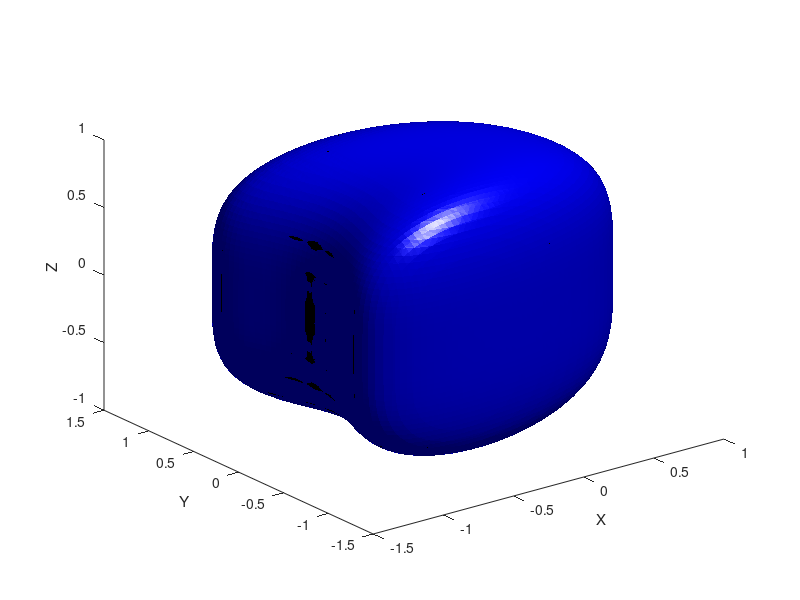

Write MATLAB code to recreate this figure. (Note: this script raises an error after producing the figure.)
%%% DRAW S
f= @(x,y,z) x.^2 + x.*y.^2 + y.^4 + z.^4;
minx = -2; maxx = 2;
miny = -2; maxy = 2;
minz = -2; maxz = 2;
N = 100;
xv = linspace(minx, maxx, N);
yv = linspace(miny, maxy, N);
zv = linspace(minz, maxz, N);
[X, Y, Z] = meshgrid(xv, yv, zv);
D = f(X, Y, Z);
%cla
p1 = patch(isosurface(X, Y, Z, D, 1));
set(p1, 'FaceColor','b', 'FaceAlpha',.1, 'EdgeAlpha',.0)
xlabel('X');
ylabel('Y');
zlabel('Z');
view(3)
%axis vis3d
%colormap winter
camlight
hold on 

%%% DRAW Contours
minx = -2; maxx = 2;
miny = -2; maxy = 2;
minz = -2; maxz = 2;
N = 20;
xv = linspace(minx, maxx, N);
yv = linspace(miny, maxy, N);
zv = linspace(minz, maxz, N);
[X, Y, Z] = meshgrid(xv, yv, zv);
D = f(X, Y, Z);
p3 = patch(isosurface(X, Y, Z, D, 1));
set(p3, 'FaceAlpha',.0, 'EdgeAlpha',.15)




%%% DRAW F
minx = -0.5; maxx = 0.5;
miny = -0.5; maxy = 0.5;
minz = 0; maxz = 2;
N = 300;
xv = linspace(minx, maxx, N);
yv = linspace(miny, maxy, N);
zv = linspace(minz, maxz, N);
[X, Y, Z] = meshgrid(xv, yv, zv);
D = f(X, Y, Z);
p2 = patch(isosurface(X, Y, Z, D, 1));
set(p2,'FaceColor','b', 'FaceAlpha',1, 'EdgeAlpha',.0);

%%% DRAW smaller Fs
for t = 0.000:0.00001:0.0002
    x = p2.XData;
    y = p2.YData;
    z = p2.ZData;
    x = x(1:end, 1:2000:end);
    y = y(1:end, 1:2000:end);
    z = z(1:end, 1:2000:end);
    x = t^(1/2).*x;
    y = t^(1/4).*y;
    z = t^(1/4).*z;
    surf(x,y,z, 'Marker', '.', 'MarkerEdgeColor','r', 'MarkerSize',0.25, 'FaceAlpha', 0, 'EdgeAlpha', 0);
    %set(p2, 'Marker','.' , 'FaceColor','r', 'FaceAlpha',.0, 'EdgeAlpha',.0);
end
for t = 0.000:0.0004:0.05
    x = p2.XData;
    y = p2.YData;
    z = p2.ZData;
    x = x(1:end, 1:1000:end);
    y = y(1:end, 1:1000:end);
    z = z(1:end, 1:1000:end);
    x = t^(1/2).*x;
    y = t^(1/4).*y;
    z = t^(1/4).*z;
    surf(x,y,z, 'Marker', '.', 'MarkerEdgeColor','r', 'MarkerSize',0.25, 'FaceAlpha', 0, 'EdgeAlpha', 0);
    %set(p2, 'Marker','.' , 'FaceColor','r', 'FaceAlpha',.0, 'EdgeAlpha',.0);
end
for t = 0.001:0.0025:0.95
    x = p2.XData;
    y = p2.YData;
    z = p2.ZData;
    x = x(1:end, 1:100:end);
    y = y(1:end, 1:100:end);
    z = z(1:end, 1:100:end);
    x = t^(1/2).*x;
    y = t^(1/4).*y;
    z = t^(1/4).*z;
    surf(x,y,z, 'Marker', '.', 'MarkerEdgeColor','r', 'MarkerSize',0.5, 'FaceAlpha', 0, 'EdgeAlpha', 0);
    %set(p2, 'Marker','.' , 'FaceColor','r', 'FaceAlpha',.0, 'EdgeAlpha',.0);
end














%%%%%%%%%%%%%%%%%%%%%%%%%%%%%%%%%%

% draw first line
N = 1000 ;
t = linspace(0,1,N) ;
x = 0.5.*t.^(1/2);
y = 0.5.*t.^(1/4) ;
z = 0.8612.*t.^(1/4);
plot3(x,y,z, '-', 'Color','k', 'LineWidth',1.5)

% draw second line
N = 1000 ;
t = linspace(0,1,N) ;
x = -0.5.*t.^(1/2);
y = 0.5.*t.^(1/4) ;
z = 0.9494.*t.^(1/4);
plot3(x,y,z, '-', 'Color','k', 'LineWidth',1.5)

% draw third line
N = 1000 ;
t = linspace(0,1,N) ;
x = -0.5.*t.^(1/2);
y = -0.5.*t.^(1/4) ;
z = 0.9494.*t.^(1/4);
plot3(x,y,z, '-', 'Color','k', 'LineWidth',1.5)

% draw fourth line
N = 1000 ;
t = linspace(0,1,N) ;
x = 0.5.*t.^(1/2);
y = -0.5.*t.^(1/4) ;
z = 0.8659.*t.^(1/4);
plot3(x,y,z, '-', 'Color','k', 'LineWidth',1.5)


%%% annotate
text(-0.5,-0.25, 1.5,'$$F$$','FontSize',22, 'Interpreter','latex')
text(-1.25,0, 0.5, '$$S$$','FontSize',22, 'Interpreter','latex')
text(-0.4,-0.8, 0.9, '$$\tilde{F} $$','FontSize',22, 'Interpreter','latex')
text(-.05,-.05, -0.05, '$$ O $$','FontSize',22, 'Interpreter','latex')

A = [-1.5,1,-1];
point1 = [0.5,0,0]+A;
point2 = [0,0.5,0]+A;
point3 = [0 0 0.5]+A;
origin = [0,0,0]+A;
plot3([origin(1) point1(1)],[origin(2) point1(2)],[origin(3) point1(3)],'LineWidth',2, 'Color','k');
plot3([origin(1) point2(1)],[origin(2) point2(2)],[origin(3) point2(3)],'LineWidth',2, 'Color','k');
plot3([origin(1) point3(1)],[origin(2) point3(2)],[origin(3) point3(3)],'LineWidth',2, 'Color','k');
text(-0.95, 1, -1 ,'$$x$$','FontSize',16, 'Interpreter','latex')
text(-1.5,1, -0.4, '$$z$$','FontSize',16, 'Interpreter','latex')
text(-1.5,1.66, -1, '$$y $$','FontSize',16, 'Interpreter','latex')
% box on
ax = gca
ax.Visible = 'off'
